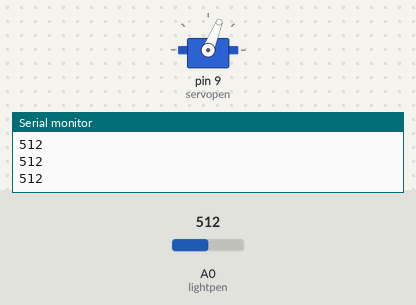
Bench run of a sketch on a simulated Arduino Uno, built with avr-gcc and run on an emulated ATmega328P. Shown: servo, the last lines printed to the serial monitor. The inputs (shaded band) are chosen by the test bench; at power-on: A0 (lightpen) = 512.

Above: at 1.3 s.
1.4 s: A0 (lightpen) set to 716
At 2.6 s:
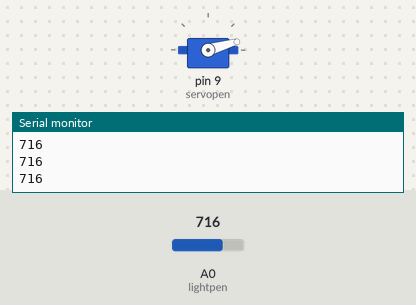
3.5 s: A0 (lightpen) set to 306
At 5.2 s:
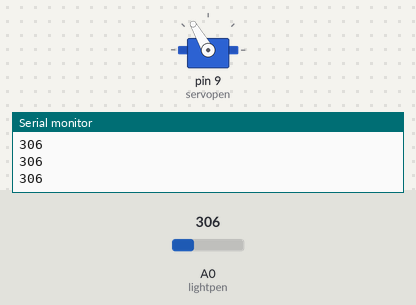
5.5 s: A0 (lightpen) set to 122
At 7.0 s:
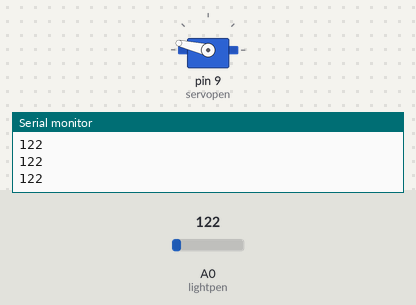
7.5 s: A0 (lightpen) set to 0
At 8.6 s:
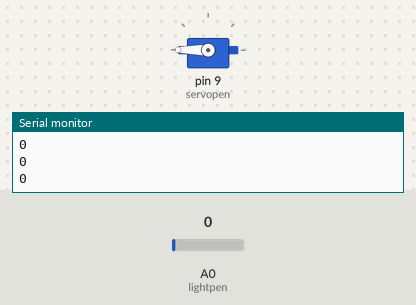
9.5 s: A0 (lightpen) set to 511
At 11.4 s:
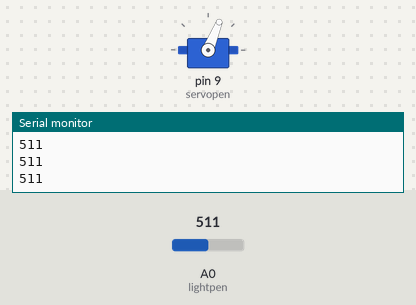
Timing chart, 0 to 12.5 s (numbered marks = the images above; inputs shaded):
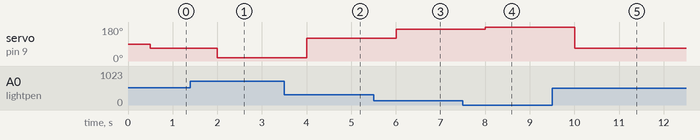

Measured:
- after the input at 1.4 s, servo on pin 9 (servopen): 68° → 16° after 0.60 s
- after the input at 3.5 s, servo on pin 9 (servopen): 16° → 120° after 0.50 s
- after the input at 5.5 s, servo on pin 9 (servopen): 120° → 167° after 0.50 s
- after the input at 7.5 s, servo on pin 9 (servopen): 167° → 180° after 0.51 s
- after the input at 9.5 s, servo on pin 9 (servopen): 180° → 68° after 0.51 s

The sketch:

sketch_mar31b.ino
```cpp
#include <Servo.h>
int lightpen=A0;
int lightval;
int servopen=9;
int angle;
Servo myservo;

void setup() {
  // put your setup code here, to run once:
  pinMode(lightpen,INPUT);
  Serial.begin(9600);
  myservo.attach(servopen);

}

void loop() {
  // put your main code here, to run repeatedly:
  lightval=analogRead(lightpen);
  Serial.println(lightval);
  delay(500);
  angle=(-16./63.)*lightval+16.*780./63.;
  myservo.write(angle);


}
```
